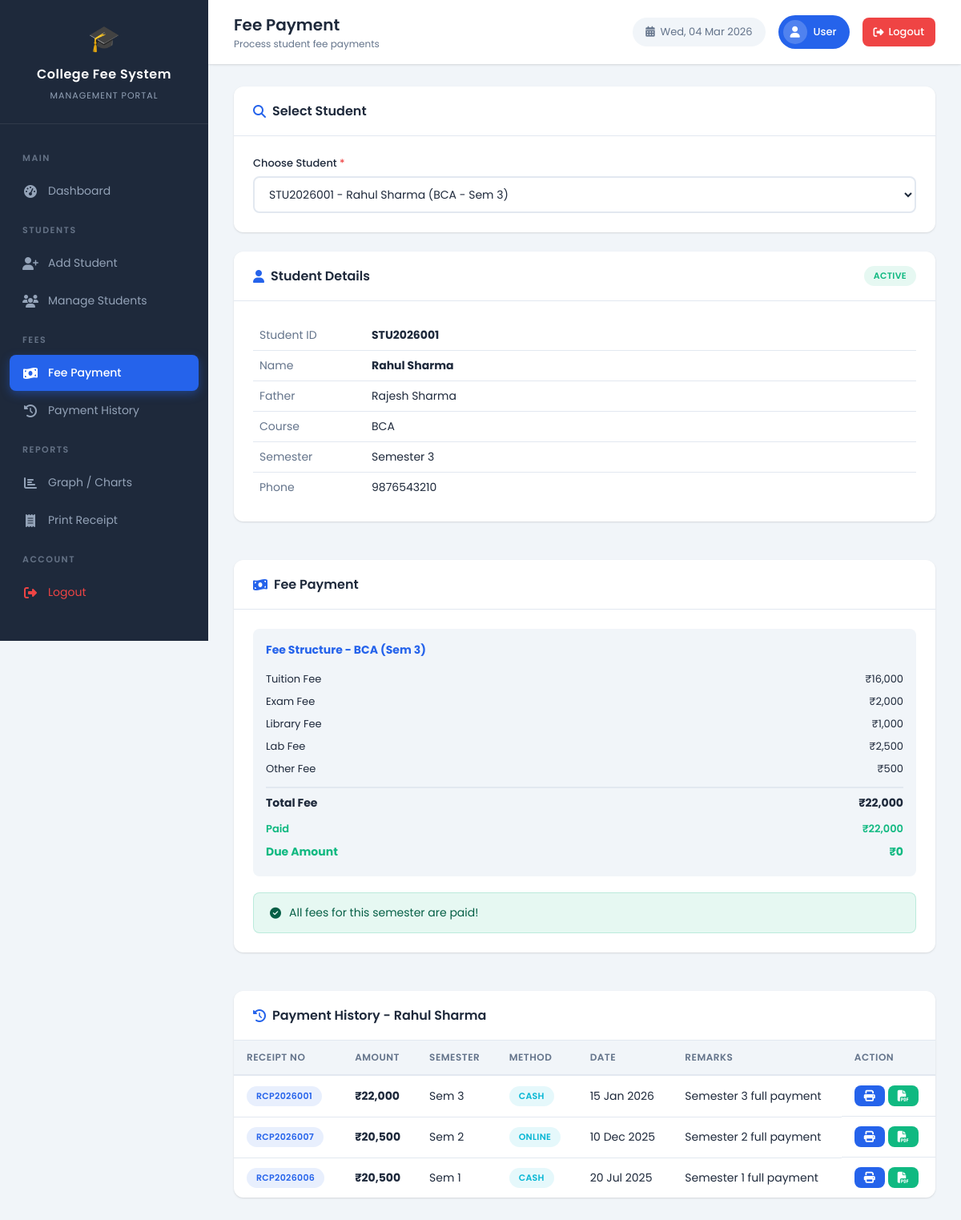
The page /fee_payment.php?sid=STU2026001 (signed in) on the database its author committed.
### tables this page shows
CREATE TABLE IF NOT EXISTS students (
    id INT AUTO_INCREMENT PRIMARY KEY,
    student_id VARCHAR(20) UNIQUE NOT NULL,
    name VARCHAR(100) NOT NULL,
    father_name VARCHAR(100) NOT NULL,
    email VARCHAR(100),
    phone VARCHAR(20) NOT NULL,
    course VARCHAR(100) NOT NULL,
    semester INT NOT NULL DEFAULT 1,
    admission_date DATE NOT NULL,
    address TEXT,
    status ENUM('active', 'inactive') DEFAULT 'active',
    created_at TIMESTAMP DEFAULT CURRENT_TIMESTAMP,
    updated_at TIMESTAMP DEFAULT CURRENT_TIMESTAMP ON UPDATE CURRENT_TIMESTAMP
);

CREATE TABLE IF NOT EXISTS fee_structure (
    id INT AUTO_INCREMENT PRIMARY KEY,
    course VARCHAR(100) NOT NULL,
    semester INT NOT NULL,
    tuition_fee DECIMAL(10,2) NOT NULL DEFAULT 0,
    exam_fee DECIMAL(10,2) NOT NULL DEFAULT 0,
    library_fee DECIMAL(10,2) NOT NULL DEFAULT 0,
    lab_fee DECIMAL(10,2) NOT NULL DEFAULT 0,
    other_fee DECIMAL(10,2) NOT NULL DEFAULT 0,
    total_fee DECIMAL(10,2) NOT NULL DEFAULT 0,
    created_at TIMESTAMP DEFAULT CURRENT_TIMESTAMP
);

CREATE TABLE IF NOT EXISTS payments (
    id INT AUTO_INCREMENT PRIMARY KEY,
    student_id VARCHAR(20) NOT NULL,
    receipt_no VARCHAR(30) UNIQUE NOT NULL,
    amount DECIMAL(10,2) NOT NULL,
    payment_date DATE NOT NULL,
    payment_method ENUM('cash', 'online', 'cheque') DEFAULT 'cash',
    semester INT NOT NULL,
    remarks TEXT,
    created_at TIMESTAMP DEFAULT CURRENT_TIMESTAMP,
    FOREIGN KEY (student_id) REFERENCES students(student_id) ON DELETE CASCADE
);

### config/database.php (called while the page is built, shortened)
<?php
function sanitize($conn, $data) {
    return $conn->real_escape_string(htmlspecialchars(trim($data)));
}
?>

### fee_payment.php (the view, shortened to what this page needs)
<?php
require_once 'config/database.php';
$selected_student = null;
$fee_info = null;
$paid_amount = 0;
if (isset($_GET['sid'])) {
    $sid = sanitize($conn, $_GET['sid']);
    $result = $conn->query("SELECT * FROM students WHERE student_id = '$sid' AND status='active'");
    if ($result->num_rows > 0) {
        $selected_student = $result->fetch_assoc();
        $fee_result = $conn->query("SELECT * FROM fee_structure WHERE course='{$selected_student['course']}' AND semester={$selected_student['semester']}");
        if ($fee_result->num_rows > 0) {
            $fee_info = $fee_result->fetch_assoc();
        }
        $paid_result = $conn->query("SELECT COALESCE(SUM(amount),0) as paid FROM payments WHERE student_id='$sid' AND semester={$selected_student['semester']}");
        $paid_amount = $paid_result->fetch_assoc()['paid'];
    }
}
$all_students = $conn->query("SELECT student_id, name, course, semester FROM students WHERE status='active' ORDER BY name");
?>
<!DOCTYPE html>
<html lang="en">
<head>
    <link rel="stylesheet" href="assets/css/style.css">
    <link rel="stylesheet" href="https://cdnjs.cloudflare.com/ajax/libs/font-awesome/6.4.0/css/all.min.css">
</head>
<body>
    <?php include 'includes/sidebar.php'; ?>
    <div class="main-content">
        <?php include 'includes/topbar.php'; ?>
        <div class="page-wrapper">
            <div class="content-card animate-in">
                <div class="card-header">
                    <h3><i class="fas fa-search"></i> Select Student</h3>
                </div>
                <div class="card-body">
                    <form method="GET" class="form-row">
                        <div class="form-group" style="flex:1;">
                            <label>Choose Student <span class="required">*</span></label>
                            <select name="sid" class="form-control" onchange="this.form.submit()" required>
                                <?php while($s = $all_students->fetch_assoc()): ?>
                                <option value="<?php echo $s['student_id']; ?>" <?php echo (isset($_GET['sid']) && $_GET['sid']==$s['student_id'])?'selected':''; ?>>
                                    <?php echo $s['student_id'] . ' - ' . htmlspecialchars($s['name']) . ' (' . $s['course'] . ' - Sem ' . $s['semester'] . ')'; ?>
                                </option>
                                <?php endwhile; ?>
                            </select>
                        </div>
                    </form>
                </div>
            </div>
            <?php if($selected_student): ?>
            <div class="charts-grid">
                <div class="content-card animate-in">
                    <div class="card-header">
                        <h3><i class="fas fa-user"></i> Student Details</h3>
                        <span class="badge badge-success"><?php echo $selected_student['status']; ?></span>
                    </div>
                    <div class="card-body">
                        <table style="width:100%;">
                            <tr><td style="padding:8px;color:var(--text-muted);width:140px;">Student ID</td><td style="padding:8px;"><strong><?php echo $selected_student['student_id']; ?></strong></td></tr>
                            <tr><td style="padding:8px;color:var(--text-muted);">Name</td><td style="padding:8px;"><strong><?php echo htmlspecialchars($selected_student['name']); ?></strong></td></tr>
                            <tr><td style="padding:8px;color:var(--text-muted);">Father</td><td style="padding:8px;"><?php echo htmlspecialchars($selected_student['father_name']); ?></td></tr>
                            <tr><td style="padding:8px;color:var(--text-muted);">Course</td><td style="padding:8px;"><?php echo $selected_student['course']; ?></td></tr>
                            <tr><td style="padding:8px;color:var(--text-muted);">Semester</td><td style="padding:8px;">Semester <?php echo $selected_student['semester']; ?></td></tr>
                            <tr><td style="padding:8px;color:var(--text-muted);">Phone</td><td style="padding:8px;"><?php echo htmlspecialchars($selected_student['phone']); ?></td></tr>
                        </table>
                    </div>
                </div>
                <div class="content-card animate-in">
                    <div class="card-header">
                        <h3><i class="fas fa-money-bill-wave"></i> Fee Payment</h3>
                    </div>
                    <div class="card-body">
                        <?php if($fee_info): ?>
                        <div style="background:var(--light-bg);border-radius:var(--radius-sm);padding:16px;margin-bottom:20px;">
                            <h4 style="font-size:14px;margin-bottom:12px;color:var(--primary);">Fee Structure - <?php echo $selected_student['course']; ?> (Sem <?php echo $selected_student['semester']; ?>)</h4>
                            <div style="display:flex;justify-content:space-between;font-size:13px;padding:4px 0;"><span>Tuition Fee</span><span>₹<?php echo number_format($fee_info['tuition_fee']); ?></span></div>
                            <div style="display:flex;justify-content:space-between;font-size:13px;padding:4px 0;"><span>Exam Fee</span><span>₹<?php echo number_format($fee_info['exam_fee']); ?></span></div>
                            <div style="display:flex;justify-content:space-between;font-size:13px;padding:4px 0;"><span>Library Fee</span><span>₹<?php echo number_format($fee_info['library_fee']); ?></span></div>
                            <div style="display:flex;justify-content:space-between;font-size:13px;padding:4px 0;"><span>Lab Fee</span><span>₹<?php echo number_format($fee_info['lab_fee']); ?></span></div>
                            <div style="display:flex;justify-content:space-between;font-size:13px;padding:4px 0;"><span>Other Fee</span><span>₹<?php echo number_format($fee_info['other_fee']); ?></span></div>
                            <div style="display:flex;justify-content:space-between;font-size:14px;padding:8px 0;border-top:2px solid var(--border);margin-top:8px;font-weight:700;">
                                <span>Total Fee</span><span>₹<?php echo number_format($fee_info['total_fee']); ?></span>
                            </div>
                            <div style="display:flex;justify-content:space-between;font-size:13px;padding:4px 0;color:var(--success);font-weight:600;">
                                <span>Paid</span><span>₹<?php echo number_format($paid_amount); ?></span>
                            </div>
                            <?php $due = $fee_info['total_fee'] - $paid_amount; ?>
                            <div style="display:flex;justify-content:space-between;font-size:14px;padding:4px 0;color:<?php echo $due > 0 ? 'var(--danger)' : 'var(--success)'; ?>;font-weight:700;">
                                <span>Due Amount</span><span>₹<?php echo number_format($due); ?></span>
                            </div>
                        </div>
                        <?php endif; ?>
                        <?php if(!$fee_info || ($fee_info && ($fee_info['total_fee'] - $paid_amount) > 0)): ?>
                        <form method="POST" action="">
                            <input type="hidden" name="student_id" value="<?php echo $selected_student['student_id']; ?>">
                            <input type="hidden" name="semester" value="<?php echo $selected_student['semester']; ?>">
                            <div class="form-group">
                                <label>Amount (₹) <span class="required">*</span></label>
                                <input type="number" name="amount" class="form-control" placeholder="Enter amount"
                                       value="<?php echo $fee_info ? max(0, $fee_info['total_fee'] - $paid_amount) : ''; ?>"
                                       min="1" step="0.01" required>
                            </div>
                            <div class="form-group">
                                <label>Payment Method</label>
                                <select name="payment_method" class="form-control">
                                    <option value="cash">Cash</option>
                                    <option value="online">Online</option>
                                    <option value="cheque">Cheque</option>
                                </select>
                            </div>
                            <div class="form-group">
                                <label>Remarks</label>
                                <input type="text" name="remarks" class="form-control" placeholder="Payment remarks...">
                            </div>
                            <button type="submit" class="btn btn-success" style="width:100%;">
                                <i class="fas fa-check-circle"></i> Process Payment
                            </button>
                        </form>
                        <?php else: ?>
                        <div class="alert alert-success" style="margin:0;">
                            <i class="fas fa-check-circle"></i>
                            All fees for this semester are paid!
                        </div>
                        <?php endif; ?>
                    </div>
                </div>
            </div>
            <?php
            $history = $conn->query("SELECT * FROM payments WHERE student_id='{$selected_student['student_id']}' ORDER BY payment_date DESC");
            if($history->num_rows > 0):
            ?>
            <div class="content-card animate-in">
                <div class="card-header">
                    <h3><i class="fas fa-history"></i> Payment History - <?php echo htmlspecialchars($selected_student['name']); ?></h3>
                </div>
                <div class="card-body" style="padding:0;">
                    <div class="table-responsive">
                        <table>
                            <thead>
                                <tr>
                                    <th>Receipt No</th>
                                    <th>Amount</th>
                                    <th>Semester</th>
                                    <th>Method</th>
                                    <th>Date</th>
                                    <th>Remarks</th>
                                    <th>Action</th>
                                </tr>
                            </thead>
                            <tbody>
                                <?php while($p = $history->fetch_assoc()): ?>
                                <tr>
                                    <td><span class="badge badge-primary"><?php echo $p['receipt_no']; ?></span></td>
                                    <td><strong>₹<?php echo number_format($p['amount']); ?></strong></td>
                                    <td>Sem <?php echo $p['semester']; ?></td>
                                    <td><span class="badge badge-info"><?php echo ucfirst($p['payment_method']); ?></span></td>
                                    <td><?php echo date('d M Y', strtotime($p['payment_date'])); ?></td>
                                    <td><?php echo htmlspecialchars($p['remarks']); ?></td>
                                    <td style="display:flex;gap:4px;">
                                        <a href="receipt.php?receipt=<?php echo $p['receipt_no']; ?>" class="btn btn-sm btn-primary" title="View Receipt">
                                            <i class="fas fa-print"></i>
                                        </a>
                                        <a href="receipt_pdf.php?receipt=<?php echo $p['receipt_no']; ?>" target="_blank" class="btn btn-sm btn-success" title="Download PDF">
                                            <i class="fas fa-file-pdf"></i>
                                        </a>
                                    </td>
                                </tr>
                                <?php endwhile; ?>
                            </tbody>
                        </table>
                    </div>
                </div>
            </div>
            <?php endif; ?>
            <?php endif; ?>
        </div>
    </div>
</body>
</html>

### rows shown on the page
students: status "ACTIVE", student "STU2026001", name "Rahul Sharma", father_name "Rajesh Sharma", course "BCA", semester "3", phone "9876543210"
fee_structure: tuition_fee "16,000", exam_fee "2,000", library_fee "1,000", lab_fee "2,500", other_fee "500", total_fee "22,000"
payments: receipt_no "RCP2026001", amount "22,000", semester "3", payment_method "CASH", payment_date "15 Jan 2026", remarks "Semester 3 full payment"
payments: receipt_no "RCP2026007", amount "20,500", semester "2", payment_method "ONLINE", payment_date "10 Dec 2025", remarks "Semester 2 full payment"
payments: receipt_no "RCP2026006", amount "20,500", semester "1", payment_method "CASH", payment_date "20 Jul 2025", remarks "Semester 1 full payment"

### other values the page prints
$page_title "Fee Payment"
$page_subtitle "Process student fee payments"
$_SESSION['admin_user'] "User"
$paid_amount "22,000"
$due "0"
form field sid "STU2026001 - Rahul Sharma (BCA - Sem 3)"
